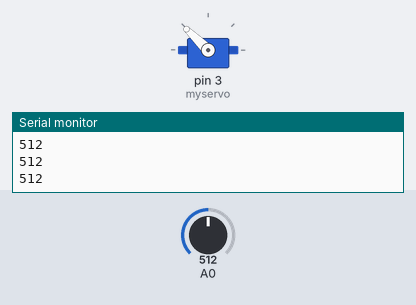
A sketch run on a simulated Arduino Uno, built with avr-gcc and run on an emulated ATmega328P. On the bench: servo, the last lines printed to the serial monitor. The inputs (shaded band) are chosen by the test bench; at power-on: A0 = 512.

Above: at 1.2 s.
1.3 s: A0 set to 716
At 2.5 s:
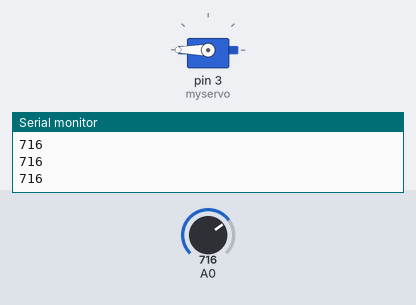
2.8 s: A0 set to 306
At 4.0 s:
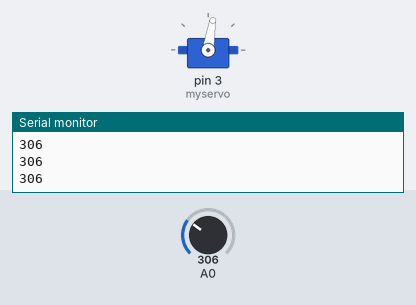
4.3 s: A0 set to 122
At 5.5 s:
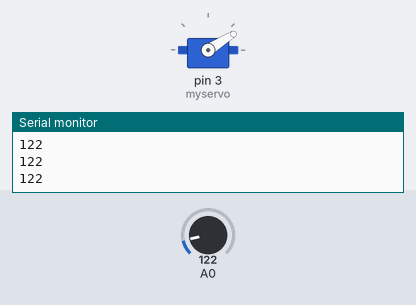
5.8 s: A0 set to 0
At 7.0 s:
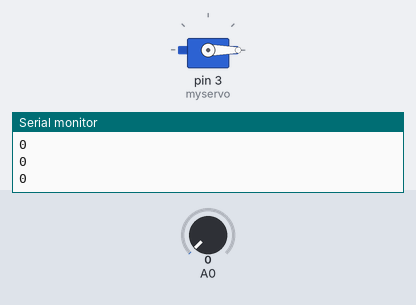
7.3 s: A0 set to 511
At 8.2 s:
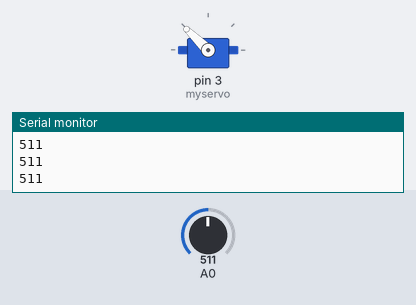
8.8 s: A0 set to 900
At 9.8 s:
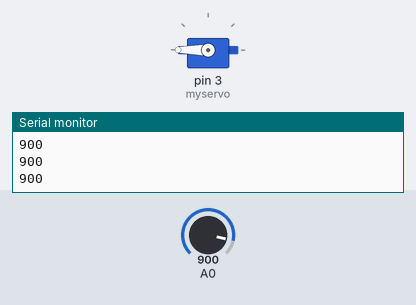
Timing chart, 0 to 11.3 s (numbered marks = the images above; inputs shaded):
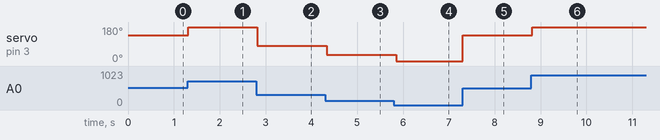

Measured:
- after the input at 1.3 s, servo on pin 3 (myservo): 136° → 180° at once
- after the input at 2.8 s, servo on pin 3 (myservo): 180° → 81° at once
- after the input at 4.3 s, servo on pin 3 (myservo): 81° → 32° at once
- after the input at 5.8 s, servo on pin 3 (myservo): 32° → 0° after 0.05 s
- after the input at 7.3 s, servo on pin 3 (myservo): 0° → 136° at once
- after the input at 8.8 s, servo on pin 3 (myservo): 136° → 180° at once

The sketch:

potenstiometer_Servo.ino
```cpp
#include <Servo.h>

Servo myservo;

int value;
double servoValue;
int threshold = 2;

void setup() {
  myservo.attach(3);
  Serial.begin(9600);
}

boolean inRange(double a, int b, int c) {
  return a <= c && a >= b;
}

void loop() {
  value = analogRead(A0);
  Serial.println(value);
  servoValue = map(value, 0, 675, 0, 180);
  myservo.write(servoValue);
//  while(!inRange(myservo.read(), servoValue-threshold, servoValue+threshold)) delay(40);
  delay(50);
}
```
